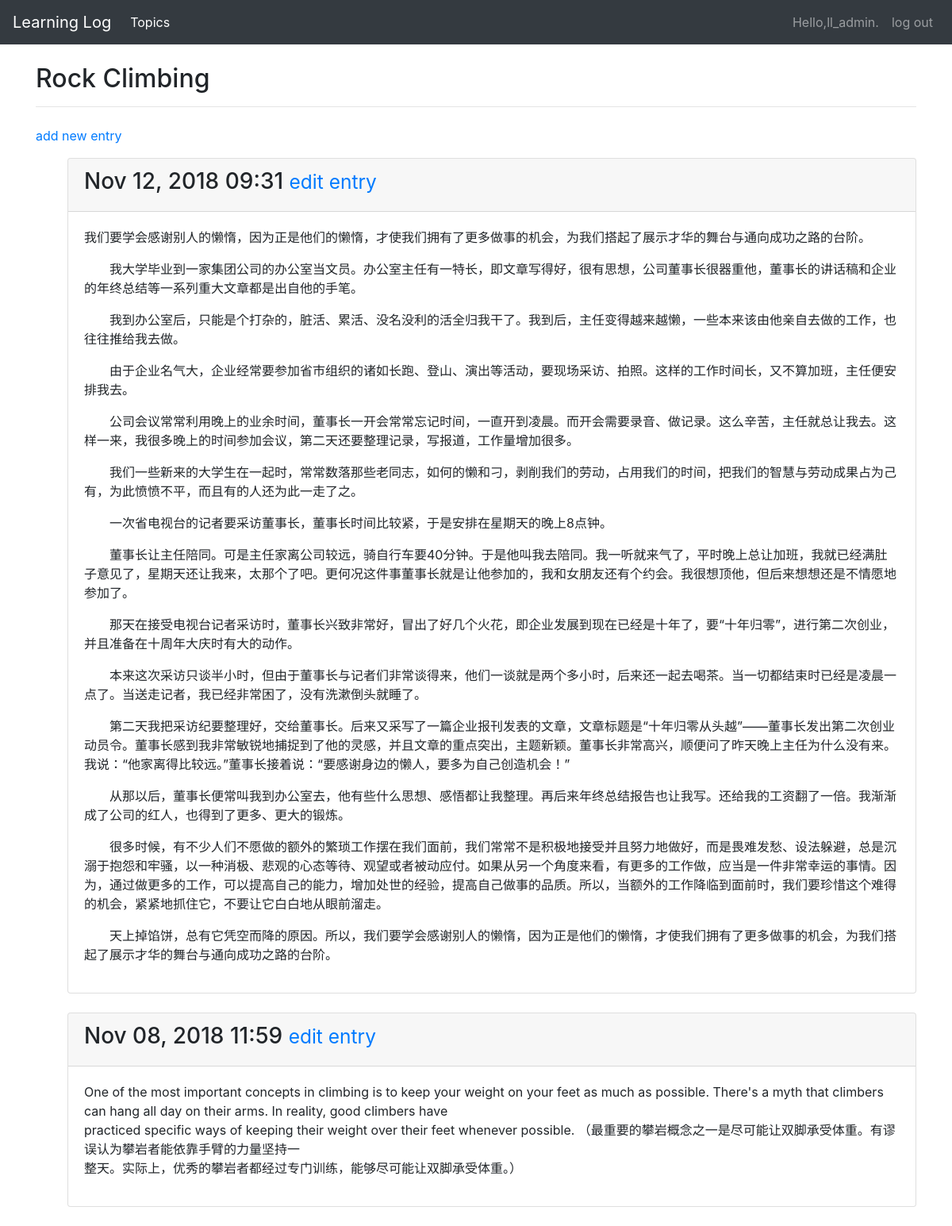
The page /topics/2/ (signed in) on the database its author committed.
### learning_logs/models.py (models this page shows, shortened)
class Topic(models.Model):
    text=models.CharField(max_length=200)
    date_added=models.DateTimeField(auto_now_add=True)
    owner = models.ForeignKey(User,on_delete=models.CASCADE)
    def __str__(self):
        return self.text

class Entry(models.Model):
    topic= models.ForeignKey(Topic,on_delete=models.CASCADE)
    text = models.TextField()
    date_added=models.DateTimeField(auto_now_add=True)
    class Meta:
        verbose_name_plural = 'entries'

### learning_logs/views.py (the view)
# urls.py: url(r'^topics/(?P<topic_id>\d+)/$',views.topic,name='topic'),
@login_required
def topic(request,topic_id):
    topic = Topic.objects.get(id=topic_id)
    check_topic_owner(request,topic.owner)
    entries = topic.entry_set.order_by('-date_added')
    context= {'topic':topic,'entries':entries}
    return render(request,'learning_logs/topic.html',context)

### learning_logs/views.py (called while the page is built)
def check_topic_owner(request, user):
    if user is None or user!=request.user:
        raise Http404

### learning_logs/templates/learning_logs/topic.html
{%extends 'learning_logs/base.html'%}
{%block header%}
<h2>{{topic}}</h2>
{%endblock header%}
{%block content%}
<p><a href="{%url 'learning_logs:new_entry' topic.id %}">add new entry</a></p>
<ul>
    {%for entry in entries%}
    <div class="card mb-4">
        <div class="card-header">
            <h3>
                {{ entry.date_added|date:'M d, Y H:i' }}
                <small>
                    <a href="{% url 'learning_logs:edit_entry' entry.id %}">
                        edit entry</a>
                </small>
            </h3>
        </div>
        <div class="card-body">
            {{ entry.text|linebreaks }}
        </div>
    </div>
    {% empty %}
    There are no entries for this topic yet.
    {% endfor %}
</ul>
{%endblock content%}

### learning_logs/templates/learning_logs/base.html (shortened to what this page needs)
{% load bootstrap4 %}
<!DOCTYPE html>
<html lang="en">
<head>
    {% bootstrap_css %}
</head>
<body>
    <nav class="navbar navbar-expand-md navbar-dark bg-dark mb-4">
        <a class="navbar-brand" href="{%url 'learning_logs:index'%}">Learning Log</a>
        <div class="collapse navbar-collapse" id="navbarCollapse">
            <ul class="navbar-nav mr-auto">
                <li class="nav-item active">
                    <a class="nav-link" href="{%url 'learning_logs:topics'%}">Topics</a>
                </li>
            </ul>
            <ul class="navbar-nav justify-content-end">
                {%if user.is_authenticated%}
                <li class="nav-item"><a class="nav-link">Hello,{{user.username}}.</a></li>
                <li class="nav-item"><a class="nav-link" href="{%url 'users:logout' %}">log out</a></li>
                {%else%}
                <li class="nav-item"><a class="nav-link" href="{%url 'users:register'%}">register</a></li>
                <li class="nav-item"><a class="nav-link" href="{%url 'users:login'%}">log in</a></li>
                {%endif%}
            </ul>
        </div>
    </nav>
    <div role="main" class="container">
        <div class="page-header">
            {%block header%}{%endblock header%}
            <hr class="mb-4">
        </div>
        <div>{%block content%}{%endblock content%}</div>
    </div>
</body>
</html>

### rows shown on the page
Topic: text "Rock Climbing"
Entry: date_added "Nov 12, 2018 09:31", text "我们要学会感谢别人的懒惰，因为正是他们的懒惰，才使我们拥有了更多做事的机会，为我们搭起了展示才华的舞台与通向成功之路的台阶。 我大学毕业到一家集团公司的办公室当文员。办公室主任有一特长，即文章写得好，很有思想，公司董事长很器重他，董事长的讲话稿和企业的年终总结等一系列重大文章都是出自他的手笔。 我到办公室后，只能是个打杂的，脏活、累活、没名没利的活全归我干了。我到后，主任变得越来越懒，一些本来该由他亲自去做的工作，也往往推给我去做。 由于企业名气大，企业经常要参加省市组织的诸如长跑、登山、演出等活动，要现场采访、拍照。这样的工作时间长，又不算加班，主任便安排我去。 公司会议常常利用晚上的业余时间，董事长一开会常常忘记时间，一直开到凌晨。而开会需要录音、做记录。这么辛苦，主任就总让我去。这样一来，我很多晚上的时间参加会议，第二天还要整理记录，写报道，工作量增加很多。 我们一些新来的大学生在一起时，常常数落那些老同志，如何的懒和刁，剥削我们的劳动，占用我们的时间，把我们的智慧与劳动成果占为己有，为此愤愤不平，而且有的人还为此一走了之。 一次省电视台的记者要采访董事长，董事长时间比较紧，于是安排在星期天的晚上8点钟。 董事长让主任陪同。可是主任家离公司较远，骑自行车要40分钟。于是他叫我去陪同。我一听就来气了，平时晚上总让加班，我就已经满肚子意见了，星期天还让我来，太那个了吧。更何况这件事董事长就是让他参加的，我和女朋友还有个约会。我很想顶他，但后来想想还是不情愿地参加了。…"
Entry: date_added "Nov 08, 2018 11:59", text "One of the most important concepts in climbing is to keep your weight on your feet as much as possible. There's a myth that climbers can hang all day on their arms. In reality, good climbers have practiced specific ways of keeping their weight over their feet whenever possible. （最重要的攀岩概念之一是尽可能让双脚承受体重。有谬误认为攀岩者能依靠手臂的力量坚持一 整天。实际上，优秀的攀岩者都经过专门训练，能够尽可能让双脚承受体重。）"

### other values the page prints
{{ user.username }} "ll_admin"
